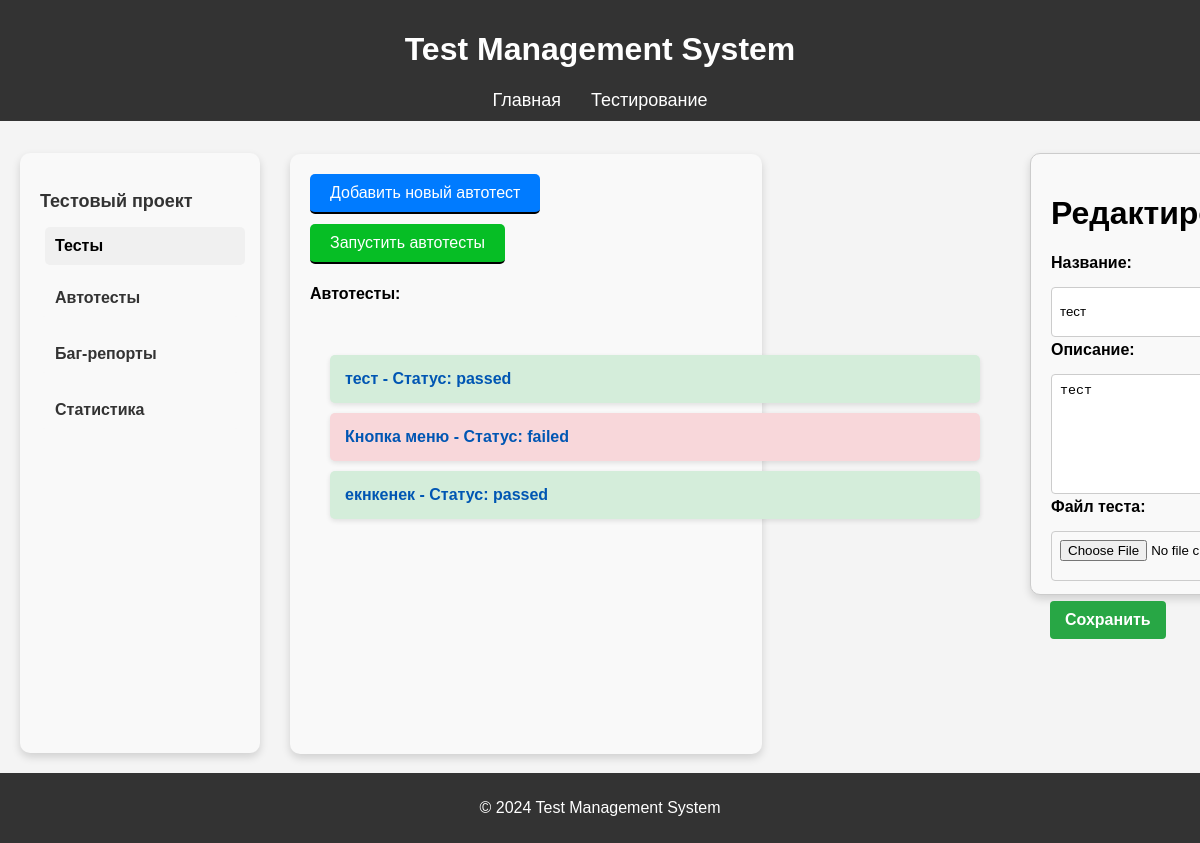
Page /testing/auto_tests/40/edit/ on the committed database.
### testing/models.py (models this page shows, shortened)
class AutoTest(models.Model):
    name = models.CharField(max_length=200)
    description = models.TextField()
    test_file = models.FileField(upload_to='test_files/')
    creation_date = models.DateTimeField(auto_now_add=True)
    updated_at = models.DateTimeField(auto_now=True)
    last_run_date = models.DateTimeField(null=True, blank=True)
    status = models.CharField(max_length=50, choices=[
        ('passed', 'Успешно'),
        ('failed', 'Провален'),
        ('not_run', 'Не запущен'),
    ], default='not_run')

### testing/views.py (the view)
# urls.py: path('auto_tests/<int:pk>/edit/', auto_test_edit, name='auto_test_edit'),
def auto_test_edit(request, pk):
    auto_test = get_object_or_404(AutoTest, pk=pk)
    auto_tests = AutoTest.objects.all()
    if request.method == 'POST':
        form = AutoTestForm(request.POST, request.FILES, instance=auto_test)
        if form.is_valid():
            form.save()
            return redirect('testing:auto_test_list')
    else:
        form = AutoTestForm(instance=auto_test)
    return render(request, 'testing/auto_test_edit.html', {'form3': form, 'auto_tests': auto_tests, 'auto_test': auto_test})

### testing/forms.py
class AutoTestForm(forms.ModelForm):
    class Meta:
        model = AutoTest
        fields = ['name', 'description', 'test_file']
    def __init__(self, *args, **kwargs):
        super(AutoTestForm, self).__init__(*args, **kwargs)
        self.fields['test_file'].widget = forms.FileInput(attrs={'class': 'custom-file-input'})

### testing/templates/testing/auto_test_edit.html (shortened to what this page needs)
{% extends 'testing/base.html' %}
{% block content %}
{% include 'testing/sidebar_content.html' %}
<div class="check-list-container">
    <a href="{% url 'testing:auto_test_create' %}" class="create-checklist-button">Добавить новый автотест</a>
    <a href="{% url 'testing:runall_autotests' %}" class="run_autotest-button">Запустить автотесты</a>
    <h4>Автотесты:</h4>
    <div class="created-checklist">
        {% for auto_test in auto_tests %}
        <a href="{% url 'testing:auto_test_detail' auto_test.id %}" class="checklist-link">
            <div class="checklist-item {% if auto_test.status == 'not_tested' %}not-tested{% elif auto_test.status == 'passed' %}passed{% elif auto_test.status == 'failed' %}failed{% endif %}">
                <strong>{{ auto_test.name }} - Статус: {{ auto_test.status }}</strong>
            </div>
        </a>
        {% endfor %}
    </div>
    <div class="autoform-container">
        <form method="post" class="test-case-form">
            <h1>{% if form3.instance.pk %}Редактировать{% else %}Create{% endif %} автотест</h1>
            <form method="post" enctype="multipart/form-data" class="test-case-form">
              <div class="form-group">
                <label for="{{ form3.name.id_for_label }}">Название:</label>
                {{ form3.name }}
              </div>
              <div class="form-group">
                <label for="{{ form3.description.id_for_label }}">Описание:</label>
                {{ form3.description }}
              </div>
              <div class="form-group">
                <label for="{{ form3.test_file.id_for_label }}">Файл теста:</label>
                {{ form3.test_file }}
              </div>
              <button type="submit" class="btn btn-primary">Сохранить</button>
            </form>
        </form>
    </div>
{% endblock %}

### testing/static/css/style.css (style rules this page uses)
html, body { height: 100%; margin: 0; padding: 0; display: flex; flex-direction: column; font-family: Arial, sans-serif; background-color: #f4f4f4; }
a { color: #06c; }
.form-group { margin-top: 4px; }
.form-group label { display: block; margin-bottom: 5px; font-weight: bold; }
.form-group input { width: 100%; padding: 8px; border: 1px solid #ccc; border-radius: 4px; margin-right: 600px; margin-top: 10px; height: 50px; }
.form-group textarea { width: 100%; padding: 8px; border: 1px solid #ccc; border-radius: 4px; margin-right: 600px; margin-top: 10px; height: 120px; }
.btn-primary { background-color: #28a745; border: none; padding: 10px 15px; color: white; border-radius: 4px; cursor: pointer; margin-top: 20px; position: absolute; margin-left: -1px; }
form button { margin-top: 470px; }
.passed { background-color: #d4edda; color: #155724; }
.failed { background-color: #f8d7da; color: #721c24; }
form { margin-bottom: 20px; }
form button { margin-top: 10px; }
button, .cancel-button { display: inline-block; padding: 10px 20px; font-size: 16px; font-weight: bold; text-align: center; text-decoration: none; border-radius: 5px; transition: background-color 0.3s ease, color 0.3s ease, box-shadow 0.3s ease; cursor: pointer; margin: 5px; margin-right: -5px; }

### testing/static/css/checkstyle.css (style rules this page uses)
.check-list-container { display: flex; flex-direction: column; align-items: flex-start; width: 36%; padding: 20px; box-shadow: 0 2px 5px rgba(0,0,0,0.1); margin-left: 250px; height: 70vh; background-color: #f9f9f9; position: absolute; top: 0; margin-top: 154px; border-radius: 10px; box-shadow: 0 4px 8px rgba(0, 0, 0, 0.15); }
.create-checklist-button { padding: 10px 20px; background-color: #007bff; color: white; border: none; cursor: pointer; text-decoration: none; border-radius: 5px; margin-right: 100px; border-bottom: 2px solid #000000; }
.created-checklist { padding: 20px; max-height: 70vh; overflow-y: auto; direction: rtl; }
.checklist-item { padding: 15px; background-color: #ffffff; color: #333; border-radius: 5px; box-shadow: 0 2px 5px rgba(0, 0, 0, 0.1); transition: background-color 0.3s, color 0.3s; direction: ltr; width: 620px; word-wrap: break-word; }
.checklist-link { display: block; text-decoration: none; margin: 10px 0; }
.checklist-item strong { font-size: 16px; color: #0056b3; }
.passed { background-color: #d4edda; color: #155724; }
.failed { background-color: #f8d7da; color: #721c24; }

### testing/static/css/autotest.css (style rules this page uses)
.run_autotest-button { padding: 10px 20px; background-color: #06be25; color: white; border: none; margin-top: 10px; cursor: pointer; text-decoration: none; border-radius: 5px; border-bottom: 2px solid #000000; }
.autoform-container { max-width: 600px; margin: 20px auto; padding: 20px; background: #f9f9f9; border: 1px solid #ccc; position: absolute; top: 0; margin-top: -1px; margin-left: 720px; height: 50vh; padding-right: 150px; border-radius: 10px; box-shadow: 0 4px 8px rgba(0, 0, 0, 0.15); }

### rows in the picture
AutoTest: name "тест", status "passed", description "тест"
AutoTest: name "Кнопка меню", status "failed"
AutoTest: name "екнкенек", status "passed"
